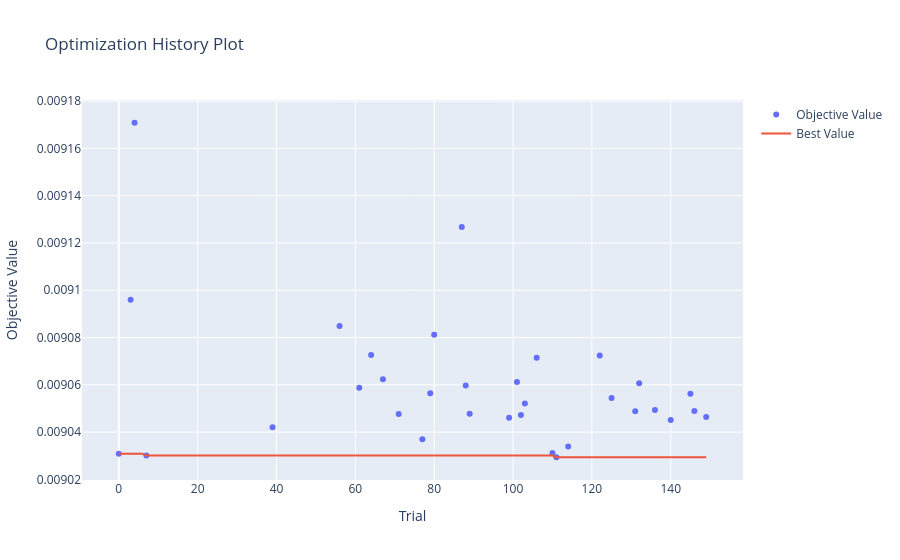
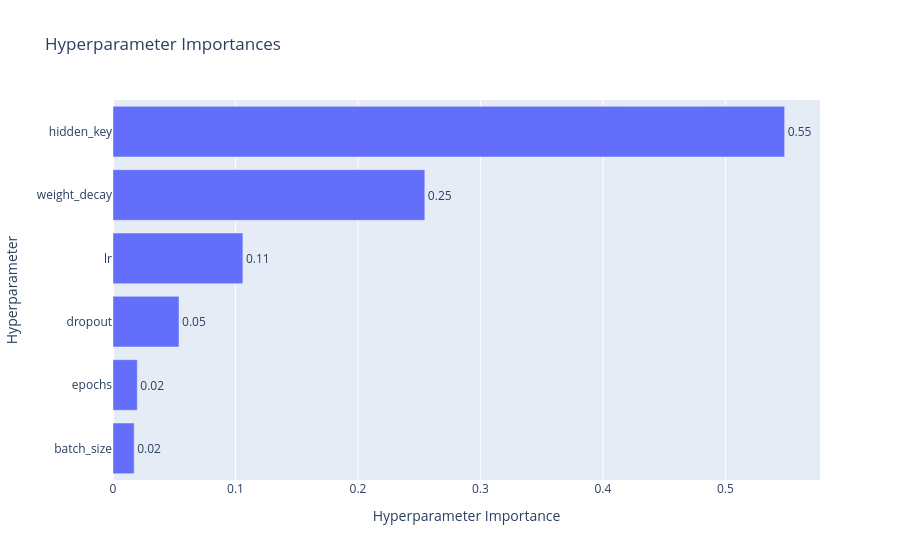

Notebook code for these charts, in order:
### Code cell
study = results[0]["study"]

vis.plot_optimization_history(study).show()
vis.plot_param_importances(study).show()

### Figure 1 — Plotly figure (JSON) as saved in the notebook; plotly's stock layout.template omitted (floating-point values rounded to 4 significant figures; data arrays with more than 128 entries replaced by an {"elided": "..."} marker saying what was removed)
{"data": [{"mode": "markers", "name": "Objective Value", "x": [0, 3, 4, 7, 39, 56, 61, 64, 67, 71, 77, 79, 80, 87, 88, 89, 99, 101, 102, 103, 106, 110, 111, 114, 122, 125, 131, 132, 136, 140, 145, 146, 149], "y": [0.009031, 0.009096, 0.009171, 0.00903, 0.009042, 0.009085, 0.009059, 0.009073, 0.009062, 0.009048, 0.009037, 0.009056, 0.009081, 0.009127, 0.00906, 0.009048, 0.009046, 0.009061, 0.009047, 0.009052, 0.009071, 0.009031, 0.009029, 0.009034, 0.009072, 0.009054, 0.009049, 0.009061, 0.009049, 0.009045, 0.009056, 0.009049, 0.009046], "type": "scatter"}, {"mode": "lines", "name": "Best Value", "x": {"elided": "150 int values"}, "y": {"elided": "150 float values"}, "type": "scatter"}, {"marker": {"color": "#cccccc"}, "mode": "markers", "name": "Infeasible Trial", "showlegend": false, "x": [], "y": [], "type": "scatter"}], "layout": {"title": {"text": "Optimization History Plot"}, "xaxis": {"title": {"text": "Trial"}}, "yaxis": {"title": {"text": "Objective Value"}}}}

### Figure 2 — Plotly figure (JSON) as saved in the notebook; plotly's stock layout.template omitted (floating-point values rounded to 4 significant figures)
{"data": [{"cliponaxis": false, "hovertemplate": ["batch_size (CategoricalDistribution): 0.017290745929191376<extra></extra>", "epochs (IntDistribution): 0.019810959067001022<extra></extra>", "dropout (FloatDistribution): 0.053910004947822825<extra></extra>", "lr (FloatDistribution): 0.10604784486156411<extra></extra>", "weight_decay (FloatDistribution): 0.2545873103403414<extra></extra>", "hidden_key (CategoricalDistribution): 0.5483531348540793<extra></extra>"], "name": "Objective Value", "orientation": "h", "text": ["0.02", "0.02", "0.05", "0.11", "0.25", "0.55"], "textposition": "outside", "x": [0.01729, 0.01981, 0.05391, 0.106, 0.2546, 0.5484], "y": ["batch_size", "epochs", "dropout", "lr", "weight_decay", "hidden_key"], "type": "bar"}], "layout": {"title": {"text": "Hyperparameter Importances"}, "xaxis": {"title": {"text": "Hyperparameter Importance"}}, "yaxis": {"title": {"text": "Hyperparameter"}}}}
